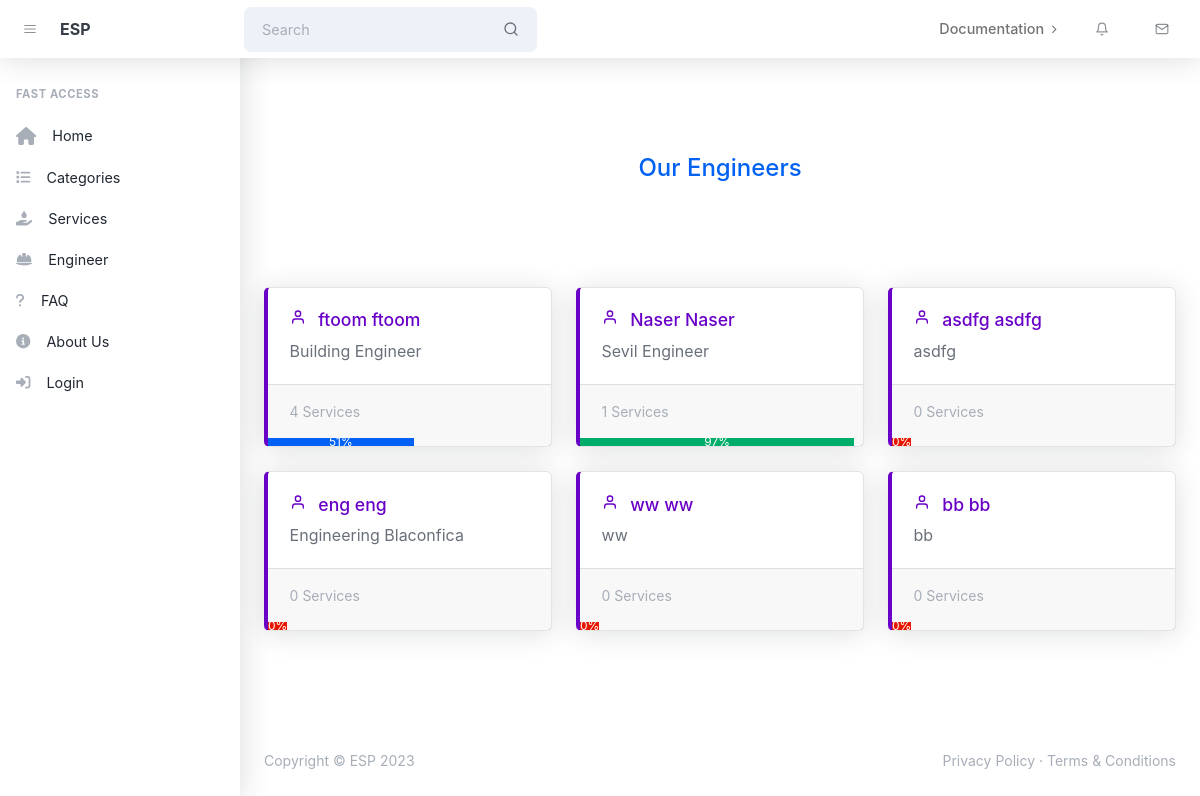
The app's page /engineer_list.php, older data.
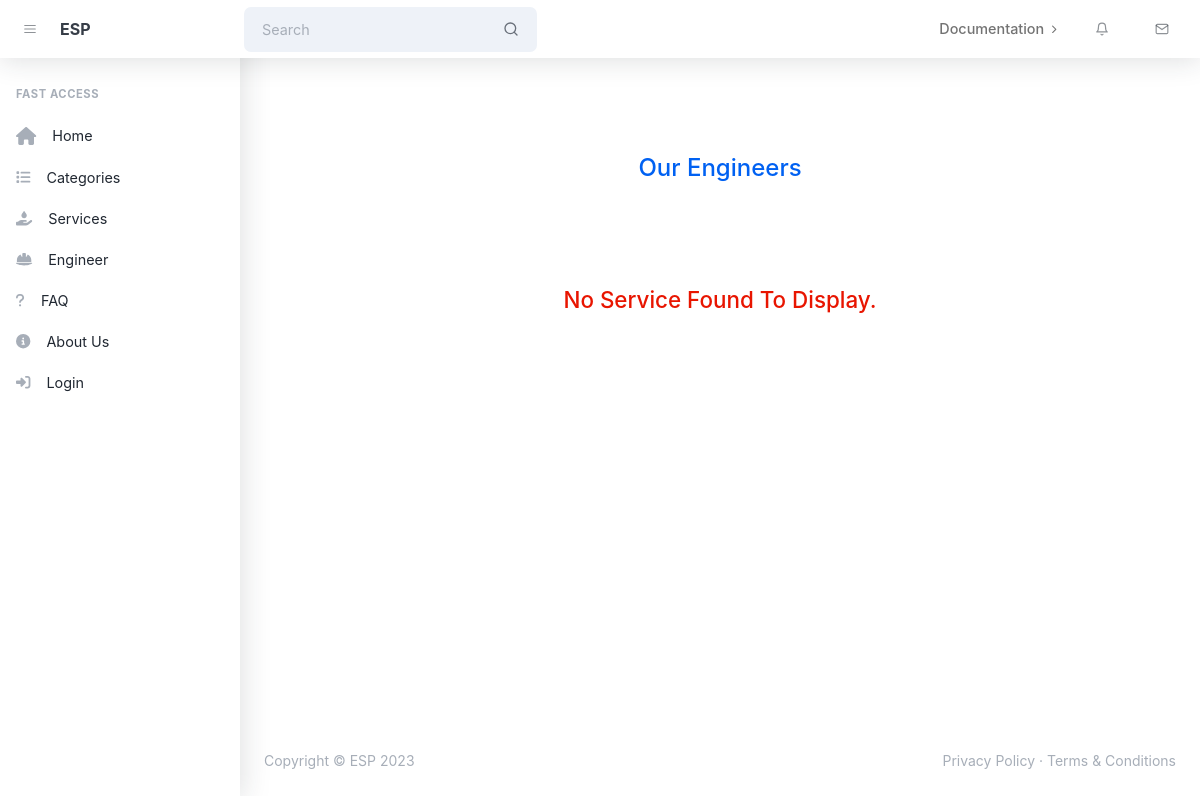
The same page, newer data.
### tables this page shows
CREATE TABLE `engineer` (
  `id` int(11) NOT NULL,
  `first_name` varchar(255) NOT NULL,
  `last_name` varchar(255) NOT NULL,
  `phone` varchar(50) NOT NULL,
  `email` varchar(255) NOT NULL,
  `password` varchar(255) NOT NULL,
  `city` varchar(255) DEFAULT NULL,
  `specialty` varchar(255) NOT NULL,
  `date_of_graduate` date NOT NULL,
  `experience_years` varchar(50) NOT NULL,
  `cv` varchar(255) NOT NULL,
  `image1` varchar(255) DEFAULT NULL,
  `image2` varchar(255) DEFAULT NULL,
  `image3` varchar(255) DEFAULT NULL,
  `image4` varchar(255) DEFAULT NULL,
  `image5` varchar(255) DEFAULT NULL,
  `image6` varchar(255) DEFAULT NULL,
  `state` varchar(50) NOT NULL
);

### includes/lib.php (called while the page is built, shortened)
<?php
include("config.php");
include('myFunctions.php');
function select($statment)
{
    global $mysqlilink;
    $query = $statment;
    $res = mysqli_query($mysqlilink,$query) or die('<center><div>wrong in connect with server</div>'.mysqli_error($mysqlilink)."</center>");
	$list = [];
    while($row=mysqli_fetch_array($res,MYSQLI_BOTH))
    {
      $list[] = $row;
	}
	 return $list;
}
function getAllEngineersWithRatesAndServiceTotals($engineer_id = null)
{
    if(isset( $engineer_id) && !empty($engineer_id))
    {
    return select(' SELECT e.* , COUNT(s.id) as total_service, SUM(r.rate)/ COUNT(r.id) as total_rate
                    FROM engineer AS e
                    LEFT JOIN service AS s ON e.id = s.engineer_id
                    LEFT JOIN rating AS r ON e.id = r.engineer_id
                    WHERE e.id = '.$engineer_id.'
                    GROUP BY e.id;');
    }
    else
    {
    return select(' SELECT e.* , COUNT(s.id) as total_service, SUM(r.rate)/ COUNT(r.id) as total_rate
                    FROM engineer AS e
                    LEFT JOIN service AS s ON e.id = s.engineer_id
                    LEFT JOIN rating AS r ON e.id = r.engineer_id
                    GROUP BY e.id;');
    }
}
?>

### includes/myFunctions.php (called while the page is built, shortened)
<?php
  function getRateColor($rate)
  {
    if(!isset($rate)) return "danger";
    if($rate > 75){
      return "success";
    }
    else if($rate > 50){
      return "primary";
    }
  }
  ?>

### engineer_list.php (the view, shortened to what this page needs)
<?php
  include('includes/lib.php');
  ?>
<?php include('template/header.php'); ?>
<?php include('template/startNavbar.php'); ?>
<main class="page">
    <header class="py-10 mb-0 ">
        <div class="container-xl px-4 text-center">
            <div class="row">
                <div class="col-12">
                    <div class="text-center ">
                        <h1 class="text-primary">Our Engineers</h1>
                    </div>
                </div>
            </div>
        </div>
    </header>
    <div class="container-xl px-4">
        <div class="row">
            <?php
                $all = getAllEngineersWithRatesAndServiceTotals();
                if(!(count($all) > 0)) echo '<div class="col text-center"> <h2 class="text-danger" >No Service Found To Display. </h2></div>';
                else{
                    foreach($all as  $row)
                    {
                ?>
            <?php
                $total_service = $row['total_service'];
                $total_rate = $row['total_rate'];
            ?>
            <div class="col-lg-4 mb-4">
                <a class="card card-progress lift lift-sm border-start-lg border-start-secondary"
                    href="engineer.php?id=<?php echo $row['id'] ?>">
                    <div class="card-body">
                        <h5 class="card-title text-secondary">
                            <i class="me-2" data-feather="user"></i>
                            <?php echo $row['first_name'].' '. $row['last_name'] ; ?>
                        </h5>
                        <p class="card-text"><?php echo $row['specialty']; ?></p>
                    </div>
                    <div class="card-footer">
                        <div class="small text-muted"><?php echo $total_service; ?> Services</div>
                    </div>
                    <div class="progress rounded-0">
                        <div class="progress-bar bg-<?php echo getRateColor($total_rate); ?>" role="progressbar"
                            style="width: <?php echo $total_rate ?>%" aria-valuenow="<?php echo $total_rate ?>"
                            aria-valuemin="0" aria-valuemax="100"><?php echo floor($total_rate) ?>%</div>
                    </div>
                </a>
            </div>
            <?php }}?>
        </div>
    </div>
</main>
<?php include('template/footer.php') ?>

Row changes from the older to the newer data that the page shows:
removed engineer: first_name "ftoom", last_name "ftoom", specialty "Building Engineer", total_service "4", $total_rate 51.5000 (drawn), total_rate "51"
removed engineer: first_name "Naser", last_name "Naser", specialty "Sevil Engineer", total_service "1", $total_rate 97.0000 (drawn), total_rate "97"
removed engineer: first_name "asdfg", last_name "asdfg", specialty "asdfg", total_service "0", total_rate "0"
removed engineer: first_name "eng", last_name "eng", specialty "Engineering Blaconfica", total_service "0", total_rate "0"
removed engineer: first_name "ww", last_name "ww", specialty "ww", total_service "0", total_rate "0"
removed engineer: first_name "bb", last_name "bb", specialty "bb", total_service "0", total_rate "0"
Text that changed along with them:
text now shown: "No Service Found To Display."
